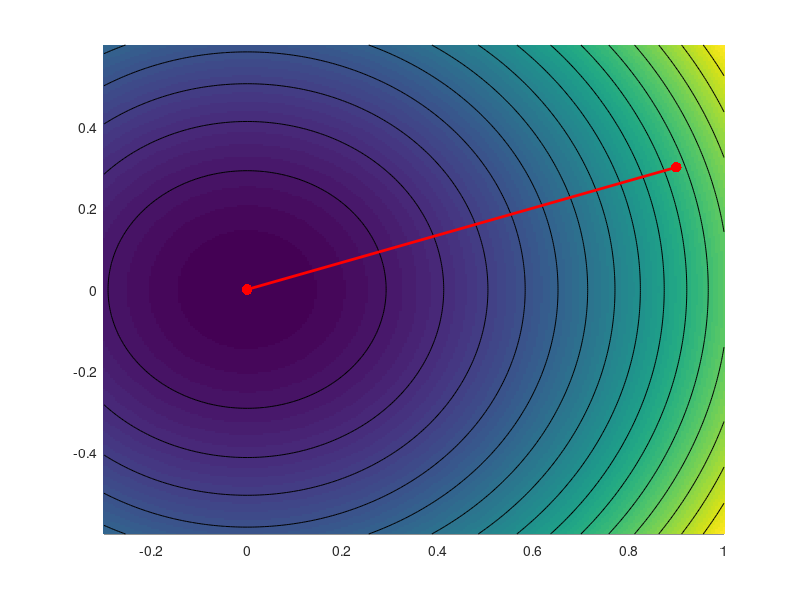

MATLAB code to generate this figure: (Note: this script raises an error after producing the figure.)
%%
% Gradient descent on a quadratic function.

rep = 'results/';
[~,~] = mkdir(rep);

% x^2+a*y^2
a = 2;

for a=[1 2 4 8 16]

N = 256;
tx = linspace(-.3,1,N);
ty = linspace(-.6,.6,N);
[Y,X] = meshgrid(ty,tx);

F = ( X.^2+a*Y.^2 )/2;

% initial point
x = .9; y = .3;
niter = 100;
U = []; V = [];
for i=1:niter
    U(end+1) = x; V(end+1) = y;
    % min_t (x-t*gx)^2+a*(y-t*gy)^2
    %    (x-t*x)^2+a*(y-t*a*y)^2
    %    x^2*(1-t)^2+a*y^2*(1-a*t)^2
    %    x^2*(1-t)+y^2*a^2*(1-a*t)=0
    %   t*(x^2+a^3*y^2) = x^2+a^2*y^2
    %   t = (x^2+a^2*y^2)/(x^2+a^3*y^2)
    r = (x^2+a^2*y^2)/(x^2+a^3*y^2);
    x = x - r*x; 
    y = y - r*a*y;
end

clf; hold on;
imagesc(tx,ty,F');
contour(tx,ty,F', 15, 'k');
plot(U,V, 'r.-', 'LineWidth', 2, 'MarkerSize', 23);
colormap parula(256);
axis image; axis off;
drawnow;


saveas(gcf, [rep 'gd-' num2str(a) '.png'], 'png');

end
